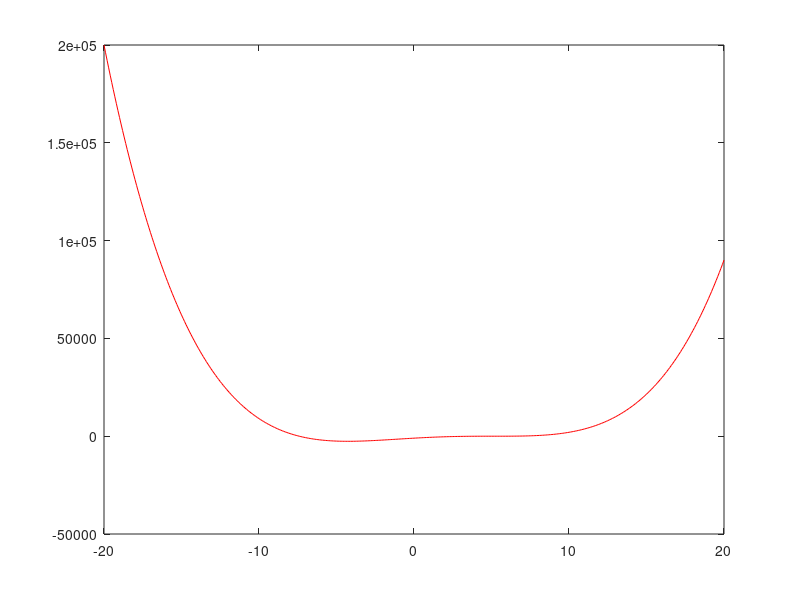

This figure's MATLAB source: (Note: this script raises an error after producing the figure.)
f=@(x) x.^4 - 8.*x.^3 - 35.*x.^2 + 450.*x - 1001;
x = [-20:0.1:20];
plot(x, f(x), "r");
a = 4.5;
b = 6;
k_max = 30;
tol = 0.1;


[a, b, c] = f_rfalsi(f, a, b, k_max, tol)


